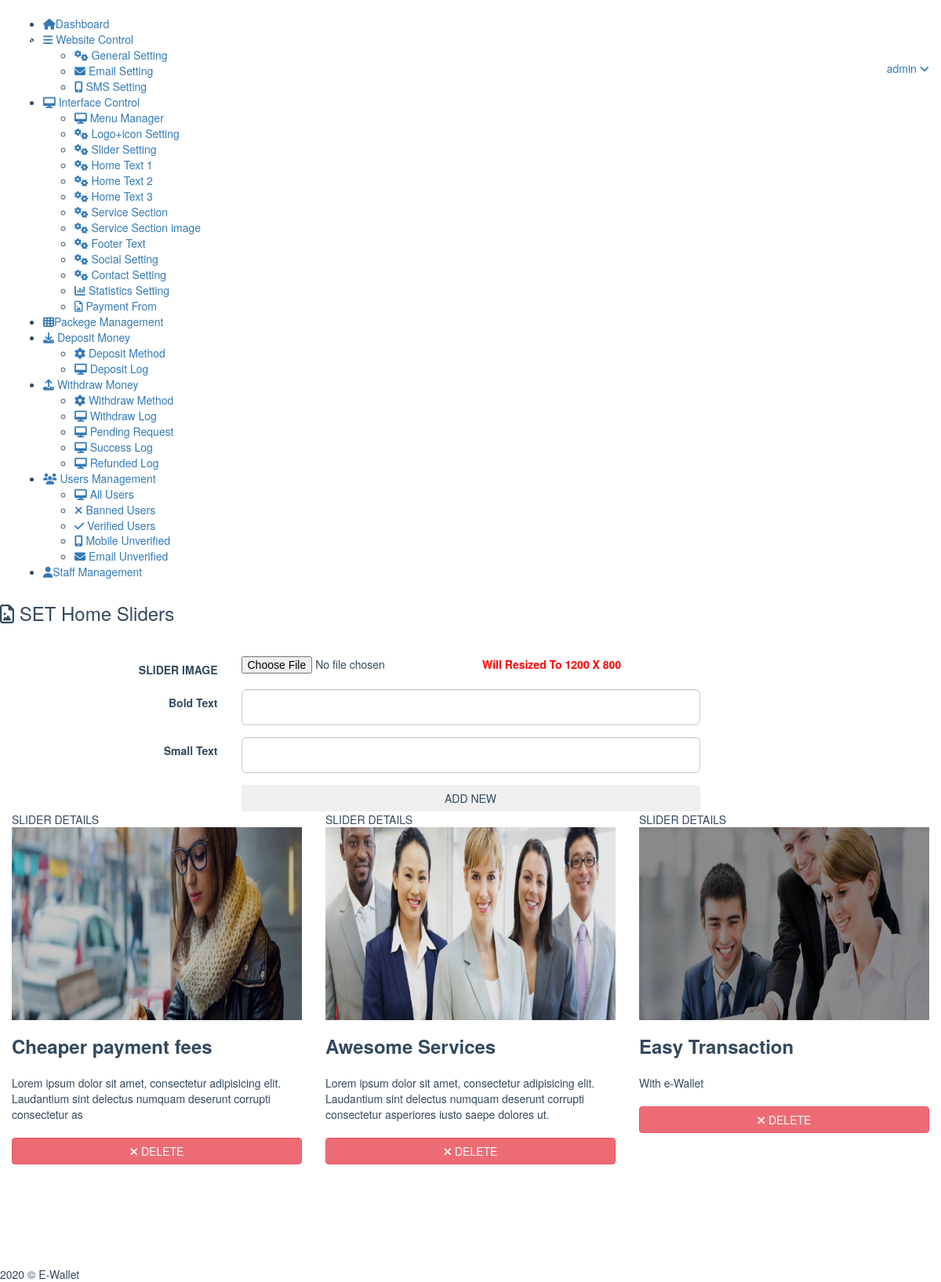
The page /admin/setslider.php (signed in) on the database its author committed.
### tables this page shows
CREATE TABLE `slider_home` (
  `id` int(11) NOT NULL,
  `img` varchar(255) DEFAULT NULL,
  `btxt` varchar(2555) DEFAULT NULL,
  `stxt` varchar(2555) DEFAULT NULL
);

CREATE TABLE `general_setting` (
  `id` int(11) NOT NULL,
  `sitetitle` varchar(255) DEFAULT NULL,
  `reg` varchar(1) DEFAULT NULL,
  `notimail` varchar(366) DEFAULT NULL,
  `emailtemp` blob DEFAULT NULL,
  `smsapi` varchar(2555) DEFAULT NULL,
  `currency` varchar(11) DEFAULT NULL,
  `cur` varchar(11) DEFAULT NULL,
  `colorcode` varchar(6) DEFAULT NULL,
  `ev` int(1) DEFAULT 0,
  `mv` int(1) DEFAULT 0,
  `deci` int(11) DEFAULT 2,
  `en` int(1) DEFAULT 1,
  `mn` int(1) DEFAULT 1,
  `cemail` varchar(255) DEFAULT NULL,
  `cmobile` varchar(255) DEFAULT NULL,
  `clocation` varchar(255) DEFAULT NULL
);

### config.php (called while the page is built, shortened)
<?php
$fronturl = "http://domain.com/";
$adminurl = "http://domain.com/admin";
?>

### admin/setslider.php (the view, shortened to what this page needs)
<?php
include ('include/header.php');
?>
</head>
<body class="page-header-fixed page-sidebar-closed-hide-logo">
<?php
include ('include/sidebar.php');
?>
<div class="page-content-wrapper">
<div class="page-content">
<h3 class="page-title  uppercase bold"><i class="fa fa-file-image-o"></i> SET Home Sliders</h3>
<hr>
<div class="row">
<div class="col-md-12">
<div class="portlet light bordered">
<div class="portlet-body form">
<form class="form-horizontal" action="" method="post" enctype="multipart/form-data">
<div class="form-body">
<div class="form-group">
<label class="col-sm-3 control-label"><strong>SLIDER IMAGE</strong></label>
<div class="col-sm-3"><input type="file" name="bgimg"></div>
<div class="col-sm-3"><b style="color:red; font-weight: bold;"> Will Resized To 1200 X 800</b></div>
</div>
<div class="form-group">
<label class="col-sm-3 control-label"><strong>Bold Text</strong></strong></label>
<div class="col-sm-6"><input type="text" name="btxt" class="form-control input-lg"></div>
</div>
<div class="form-group">
<label class="col-sm-3 control-label"><strong>Small Text</strong></strong></label>
<div class="col-sm-6"><input type="text" name="stxt" class="form-control input-lg"></div>
</div>
<div class="row">
<div class="col-md-offset-3 col-md-6">
<button type="submit" class="btn blue btn-block">ADD NEW</button>
</div>
</div>
</div>
</form>
</div>
</div>
<?php
$ddaa = $db->query("SELECT id, img, btxt, stxt FROM slider_home ORDER BY id");
while ($data = $ddaa->fetch()){
echo "<div class=\"col-md-4 col-sm-12\"  id='$data[0]'>
<div class=\"portlet box blue\">
<div class=\"portlet-title\">
<div class=\"caption\">SLIDER DETAILS</div>
</div>
<div class=\"portlet-body\" style='min-height:560px;'>
<img src=\"../assets/images/slider/$data[1]\" alt=\"IMG\" style=\"width:100%;\"><br/>
<h3 style=\"font-weight:bold; min-height:40px;\">$data[2] </h3> $data[3] <br><br>
<button type=\"button\" class=\"btn btn-danger btn-block delete_button\"
data-toggle=\"modal\" data-target=\"#DelModal\"
data-id=\"$data[0]\">
<i class=\"fa fa-times\"></i>  DELETE
</button>
</div>
</div>
</div>
";
}
?>
</div>
</div>
</div>
</div>
<?php
include ('include/footer.php');
?>
</body>
</html>

### admin/include/header.php (shortened to what this page needs)
<?php
require_once('../function.php');
$user = $_SESSION['ausername'];
$gen = $db->query("SELECT sitetitle, currency, cur, colorcode, deci FROM general_setting WHERE  id='1'")->fetch();
?>
<!DOCTYPE html>
<html lang="en">
<head>
<link href="<?php echo $adminurl; ?>/assets/css/font-awesome.min.css" rel="stylesheet" type="text/css" />
<link href="<?php echo $adminurl; ?>/assets/css/bootstrap.min.css" rel="stylesheet" type="text/css" />
<link href="<?php echo $adminurl; ?>/assets/css/components-rounded.min.css" rel="stylesheet" id="style_components" type="text/css" />
<link href="<?php echo $adminurl; ?>/assets/css/plugins.min.css" rel="stylesheet" type="text/css" />
<link href="<?php echo $adminurl; ?>/assets/css/layout.min.css" rel="stylesheet" type="text/css" />
<link href="<?php echo $adminurl; ?>/assets/css/darkblue.min.css" rel="stylesheet" type="text/css" id="style_color" />
<link href="<?php echo $adminurl; ?>/assets/css/datatables.min.css" rel="stylesheet" type="text/css" />
<link href="<?php echo $adminurl; ?>/assets/css/datatables.bootstrap.css" rel="stylesheet" type="text/css" />
<link href="<?php echo $adminurl; ?>/assets/css/bootstrap-modal-bs3patch.css" rel="stylesheet" type="text/css" />
<link href="<?php echo $adminurl; ?>/assets/css/bootstrap-modal.css" rel="stylesheet" type="text/css" />
<link href="<?php echo $adminurl; ?>/assets/css/bootstrap-toggle.min.css" rel="stylesheet">
<link rel="stylesheet" href="<?php echo $adminurl; ?>/assets/css/sweetalert.css">

### admin/include/sidebar.php (shortened to what this page needs)
<div class="page-header navbar navbar-fixed-top">
<div class="page-header-inner ">
<div class="page-logo">
<a href="home.php">
<img src="<?php echo $fronturl; ?>/assets/images/logo.png" alt="logo" class="logo-default" style="width: 160px; height: 20px; filter: brightness(0) invert(1);"> </a>
</div>
<div class="top-menu">
<ul class="nav navbar-nav pull-right">
<li class="dropdown dropdown-user">
<a href="javascript:;" class="dropdown-toggle" data-toggle="dropdown" data-hover="dropdown" data-close-others="true">
<span class="username"> <?php echo $user; ?> </span>
<i class="fa fa-angle-down"></i>
</a>
</li>
</ul>
</div>
</div>
</div>
<div class="page-container">
<div class="page-sidebar-wrapper">
<div class="page-sidebar navbar-collapse collapse">
<ul class="page-sidebar-menu  page-header-fixed " data-keep-expanded="false" data-auto-scroll="true" data-slide-speed="200" style="padding-top: 20px">
<li class="nav-item start">
<a href="<?php echo $adminurl; ?>/Dashboard" class="nav-link "><i class="fa fa-home"></i><span class="title">Dashboard</span></a>
</li>
<li class="nav-item">
<a href="javascript:;" class="nav-link nav-toggle"><i class="fa fa-bars"></i>
<span class="title">Website Control</span><span class="arrow "></span></a>
<ul class="sub-menu">
<li class="nav-item">
<a href="<?php echo $adminurl; ?>/GeneralSetting" class="nav-link"><i class="fa fa-cogs"></i> General Setting </a>
</li>
<li class="nav-item">
<a href="<?php echo $adminurl; ?>/EmailSetting" class="nav-link"><i class="fa fa-envelope"></i> Email Setting </a>
</li>
<li class="nav-item">
<a href="<?php echo $adminurl; ?>/SMSSetting" class="nav-link"><i class="fa fa-mobile"></i> SMS Setting </a>
</li>
</ul>
</li>
<li class="nav-item">
<a href="javascript:;" class="nav-link nav-toggle"><i class="fa fa-desktop"></i>
<span class="title">Interface Control</span><span class="arrow "></span></a>
<ul class="sub-menu">
<li class="nav-item">
<a href="<?php echo $adminurl; ?>/MenuManager" class="nav-link"><i class="fa fa-desktop"></i> Menu Manager </a>
</li>
<li class="nav-item">
<a href="<?php echo $adminurl; ?>/LogoSetting" class="nav-link"><i class="fa fa-cogs"></i> Logo+icon Setting</a>
</li>
<li class="nav-item">
<a href="<?php echo $adminurl; ?>/SliderSetting" class="nav-link"><i class="fa fa-cogs"></i> Slider Setting</a>
</li>
<li class="nav-item">
<a href="<?php echo $adminurl; ?>/HomeText/1" class="nav-link"><i class="fa fa-cogs"></i> Home Text 1</a>
</li>
<li class="nav-item">
<a href="<?php echo $adminurl; ?>/HomeText/2" class="nav-link"><i class="fa fa-cogs"></i> Home Text 2</a>
</li>
<li class="nav-item">
<a href="<?php echo $adminurl; ?>/HomeText/3" class="nav-link"><i class="fa fa-cogs"></i> Home Text 3</a>
</li>
<li class="nav-item">
<a href="<?php echo $adminurl; ?>/HomeService" class="nav-link"><i class="fa fa-cogs"></i> Service Section</a>
</li>
<li class="nav-item">
<a href="<?php echo $adminurl; ?>/HomeServiceImage" class="nav-link"><i class="fa fa-cogs"></i> Service Section image</a>
</li>
<li class="nav-item">
<a href="<?php echo $adminurl; ?>/HomeText/4" class="nav-link"><i class="fa fa-cogs"></i> Footer Text</a>
</li>
<li class="nav-item">
<a href="<?php echo $adminurl; ?>/SocialSetting" class="nav-link"><i class="fa fa-cogs"></i> Social Setting</a>
</li>
<li class="nav-item">
<a href="<?php echo $adminurl; ?>/ContactSetting" class="nav-link"><i class="fa fa-cogs"></i> Contact Setting</a>
</li>
<li class="nav-item">
<a href="<?php echo $adminurl; ?>/StatsSetting" class="nav-link"><i class="fa fa-bar-chart"></i> Statistics Setting</a>
</li>
<li class="nav-item">
<a href="<?php echo $adminurl; ?>/PaymentFromSetting" class="nav-link"><i class="fa fa-file-image-o"></i> Payment From </a>
</li>
</ul>
</li>
<li class="nav-item">
<a href="<?php echo $adminurl; ?>/Packege" class="nav-link "><i class="fa fa-th"></i><span class="title">Packege Management</span></a>
</li>
<li class="nav-item">
<a href="javascript:;" class="nav-link nav-toggle"><i class="fa fa-download"></i>
<span class="title">Deposit Money</span><span class="arrow"></span></a>
<ul class="sub-menu">
<li class="nav-item">
<a href="<?php echo $adminurl; ?>/DepositMethod" class="nav-link"><i class="fa fa-cog"></i> Deposit Method</a>
</li>
<li class="nav-item">
<a href="<?php echo $adminurl; ?>/UserDepositedFund" class="nav-link"><i class="fa fa-desktop"></i> Deposit Log</a>
</li>
</ul>
</li>
<li class="nav-item">
<a href="javascript:;" class="nav-link nav-toggle"><i class="fa fa-upload"></i>
<span class="title">Withdraw Money</span><span class="arrow"></span></a>
<ul class="sub-menu">
<li class="nav-item">
<a href="<?php echo $adminurl; ?>/WithdrawMethod" class="nav-link"><i class="fa fa-cog"></i> Withdraw Method</a>
</li>
<li class="nav-item">
<a href="<?php echo $adminurl; ?>/WithdrawAll" class="nav-link"><i class="fa fa-desktop"></i> Withdraw Log</a>
</li>
<li class="nav-item">
<a href="<?php echo $adminurl; ?>/WithdrawPending" class="nav-link"><i class="fa fa-desktop"></i> Pending Request</a>
</li>
<li class="nav-item">
<a href="<?php echo $adminurl; ?>/WithdrawSuccess" class="nav-link"><i class="fa fa-desktop"></i> Success Log</a>
</li>
<li class="nav-item">
<a href="<?php echo $adminurl; ?>/WithdrawRefunded" class="nav-link"><i class="fa fa-desktop"></i> Refunded Log</a>
</li>
</ul>
</li>
<li class="nav-item">
<a href="javascript:;" class="nav-link nav-toggle"><i class="fa fa-users"></i>
<span class="title">Users Management</span><span class="arrow "></span></a>
<ul class="sub-menu">
<li class="nav-item">
<a href="<?php echo $adminurl; ?>/AllUsers" class="nav-link"><i class="fa fa-desktop"></i> All Users</a>
</li>
<li class="nav-item">
<a href="<?php echo $adminurl; ?>/BannedUsers" class="nav-link"><i class="fa fa-times"></i> Banned Users</a>
</li>
<li class="nav-item">
<a href="<?php echo $adminurl; ?>/VerifiedUsers" class="nav-link"><i class="fa fa-check"></i> Verified Users</a>
</li>
<li class="nav-item">
<a href="<?php echo $adminurl; ?>/MobileUnverifiedUsers" class="nav-link"><i class="fa fa-mobile"></i> Mobile Unverified</a>
</li>
<li class="nav-item">
<a href="<?php echo $adminurl; ?>/EmailUnverifiedUsers" class="nav-link"><i class="fa fa-envelope"></i> Email Unverified</a>
</li>
</ul>
</li>
<li class="nav-item">
<a href="<?php echo $adminurl; ?>/Staffs" class="nav-link "><i class="fa fa-user"></i><span class="title">Staff Management</span></a>
</li>
</ul>
</div>
</div>

### admin/include/footer.php (shortened to what this page needs)
</div>
<div class="page-footer">
<div class="page-footer-inner"> <?php echo date("Y"); ?> &copy; <?php echo $gen[0]; ?></div>
</div>

### rows shown on the page
slider_home: img (picture), btxt "Cheaper payment fees", stxt "Lorem ipsum dolor sit amet, consectetur adipisicing elit. Laudantium sint delectus numquam deserunt corrupti consectetur as"
slider_home: img (picture), btxt "Awesome Services", stxt "Lorem ipsum dolor sit amet, consectetur adipisicing elit. Laudantium sint delectus numquam deserunt corrupti consectetur asperiores iusto saepe dolores ut."
slider_home: img (picture), btxt "Easy Transaction", stxt "With e-Wallet"
general_setting: sitetitle "E-Wallet"

### other values the page prints
$user "admin"
